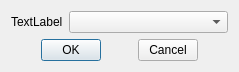
<?xml version="1.0" encoding="UTF-8"?>
<ui version="4.0">
 <class>GUIBatchSettingDialog</class>
 <widget class="QDialog" name="GUIBatchSettingDialog">
  <property name="geometry">
   <rect>
    <x>0</x>
    <y>0</y>
    <width>239</width>
    <height>70</height>
   </rect>
  </property>
  <property name="windowTitle">
   <string>BatchSetting</string>
  </property>
  <layout class="QVBoxLayout" name="verticalLayout">
   <item>
    <layout class="QHBoxLayout" name="horizontalLayout_2" stretch="0,1">
     <item>
      <widget class="QLabel" name="label_name">
       <property name="text">
        <string>TextLabel</string>
       </property>
      </widget>
     </item>
     <item>
      <widget class="QComboBox" name="comboBox"/>
     </item>
    </layout>
   </item>
   <item>
    <layout class="QHBoxLayout" name="horizontalLayout">
     <item>
      <spacer name="horizontalSpacer_2">
       <property name="orientation">
        <enum>Qt::Horizontal</enum>
       </property>
       <property name="sizeHint" stdset="0">
        <size>
         <width>40</width>
         <height>20</height>
        </size>
       </property>
      </spacer>
     </item>
     <item>
      <widget class="QPushButton" name="pushButton_OK">
       <property name="maximumSize">
        <size>
         <width>60</width>
         <height>16777215</height>
        </size>
       </property>
       <property name="text">
        <string>OK</string>
       </property>
      </widget>
     </item>
     <item>
      <spacer name="horizontalSpacer">
       <property name="orientation">
        <enum>Qt::Horizontal</enum>
       </property>
       <property name="sizeHint" stdset="0">
        <size>
         <width>40</width>
         <height>20</height>
        </size>
       </property>
      </spacer>
     </item>
     <item>
      <widget class="QPushButton" name="pushButton_Cancel">
       <property name="maximumSize">
        <size>
         <width>60</width>
         <height>16777215</height>
        </size>
       </property>
       <property name="text">
        <string>Cancel</string>
       </property>
      </widget>
     </item>
     <item>
      <spacer name="horizontalSpacer_3">
       <property name="orientation">
        <enum>Qt::Horizontal</enum>
       </property>
       <property name="sizeHint" stdset="0">
        <size>
         <width>40</width>
         <height>20</height>
        </size>
       </property>
      </spacer>
     </item>
    </layout>
   </item>
  </layout>
 </widget>
 <resources/>
 <connections/>
</ui>
